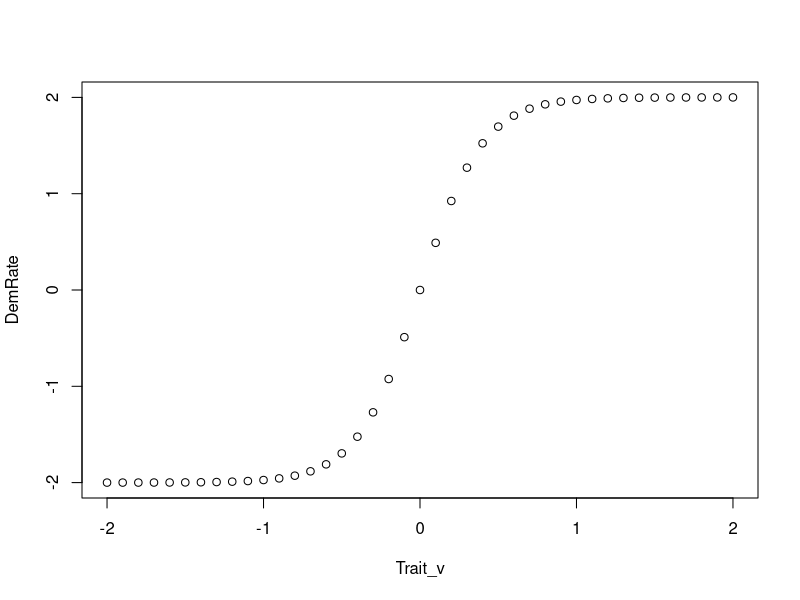

Reproduce this figure in R. (Note: this script raises an error after producing the figure.)

## first exploring the behaviour of sigmoid function as specified currently
fun_sigm <- function(beta, Trait_value, interc){
  Dem_rate <- (1/(1+exp(-5*(interc + beta*Trait_value))) - 0.5)*4
  return(Dem_rate)
}

fun_sigm(beta = 1, Trait_value = 0, interc = 0)
## adjusting the explored par-rs to highlight the range tested in the model and the one
## identified in the empirical sTrait
Trait_v <- seq(-2, 2, by = 0.1)

interc <- seq(-2, 2, by = 1)

beta <- c(seq(-5, 5, by = 1), -0.1, 0.1)

DemRate <- unlist(lapply(Trait_v, FUN = function(x){fun_sigm(beta = 1, interc = 0, Trait_value = x)}))
plot(Trait_v, DemRate)


## and now trying to apply the function across diff. intercept and beta values
dat <- data.frame(interc = numeric(0), demRate = numeric(0), beta = numeric(0),
                  Trait_v = numeric(0))
for(i in interc){
  for(j in beta){
    newDat <- data.frame(interc = rep(i, length(Trait_v)), beta = rep(j, length(Trait_v)),
                         Trait_v = Trait_v)
    newDat$demRate <- unlist(lapply(Trait_v, FUN = function(x){fun_sigm(beta = j, interc = i, Trait_value = x)}))
    dat <- rbind(dat, newDat)
  }
}

## to colour the panels reflecting the par-r values inferred from the empiricla data
## add a df
dat_col <- data.frame(interc = rep(c(-1, 0, 1, 2), 2),
                      beta = rep(c(-0.1, 0.1),
                                 each = length(c(-1, 0, 1, 2))),
                      col = 'blue', demRate = 0, Trait_v = 0)

pdf('./output/output_nonL/SupplFig_ParSpace_Sigmoid_betaRows_IntercColumns_innerForm.pdf', height = 8, width = 6)
ggplot(dat, aes(x = Trait_v, y = demRate)) +
  geom_line() +
  geom_rect(data = dat_col, aes(fill = col),
            xmin = -Inf, xmax = Inf,
            ymin = -Inf, ymax = Inf,
            fill = 'grey', alpha = 0.4) +
  facet_grid(beta ~ interc) +
  theme_bw() + ylab('Demographic rate') +
  xlab('Trait') +
  theme(panel.grid.minor = element_blank(),
        strip.background = element_rect(fill = 'white'))

dev.off()

dat$demR_prob <- exp(dat$demRate) / (1+ exp(dat$demRate))
hist(dat$demR_prob)
pdf('./output_nonL/explore_Sigmoid_betaRows_IntercColumns_ProbabScale.pdf', height = 10, width = 8)
ggplot(dat, aes(x = Trait_v, y = demR_prob)) +
  geom_line() + facet_grid(beta ~ interc) +
  theme_bw()
dev.off()

## so, the function does behave well, but under low betas it resembles linear.. and that is
## what we get with the data



##I want to check whether weindeed need that -5 in front of beta and then -0.5 and 4 as a multiplier...
fun_sigm <- function(beta, Trait_value, interc){
  Dem_rate <- (1/(1+exp(interc + beta*Trait_value)))
  return(Dem_rate)
}

fun_sigm(beta = 1, Trait_value = 0, interc = 0)
## adjusting the explored par-rs to highlight the range tested in the model and the one
## identified in the empirical sTrait
Trait_v <- seq(-2, 2, by = 0.1)

interc <- seq(-2, 2, by = 1)

beta <- seq(-5, 5, by = 1)

DemRate <- unlist(lapply(Trait_v, FUN = function(x){fun_sigm(beta = 1, interc = 0, Trait_value = x)}))
plot(Trait_v, DemRate)


## and now trying to apply the function across diff. intercept and beta values
dat <- data.frame(interc = numeric(0), demRate = numeric(0), beta = numeric(0),
                  Trait_v = numeric(0))
for(i in interc){
  for(j in beta){
    newDat <- data.frame(interc = rep(i, length(Trait_v)), beta = rep(j, length(Trait_v)),
                         Trait_v = Trait_v)
    newDat$demRate <- unlist(lapply(Trait_v, FUN = function(x){fun_sigm(beta = j, interc = i, Trait_value = x)}))
    dat <- rbind(dat, newDat)
  }
}

## to colour the panels reflecting the par-r values inferred from the empiricla data
## add a df
dat_col <- data.frame(interc = rep(c(-1, 0, 1, 2), 2),
                      beta = rep(c(-0.1, 0.1),
                                 each = length(c(-1, 0, 1, 2))),
                      col = 'blue', demRate = 0, Trait_v = 0)

pdf('./output/output_nonL/SupplFig_ParSpace_Sigmoid_betaRows_IntercColumns_correctedFormula.pdf', height = 8, width = 6)
ggplot(dat, aes(x = Trait_v, y = demRate)) +
  geom_line() +
  geom_rect(data = dat_col, aes(fill = col),
            xmin = -Inf, xmax = Inf,
            ymin = -Inf, ymax = Inf,
            fill = 'grey', alpha = 0.4) +
  facet_grid(beta ~ interc) +
  theme_bw() + ylab('Demographic rate') +
  xlab('Trait') +
  theme(panel.grid.minor = element_blank(),
        strip.background = element_rect(fill = 'white'))

dev.off()

dat$demR_prob <- exp(dat$demRate) / (1+ exp(dat$demRate))
hist(dat$demR_prob)
pdf('./output/output_nonL/explore_Sigmoid_betaRows_IntercColumns_ProbabScale_LargerBetaRange.pdf', height = 10, width = 8)
ggplot(dat, aes(x = Trait_v, y = demR_prob)) +
  geom_line() + facet_grid(beta ~ interc) +
  theme_bw()
dev.off()


